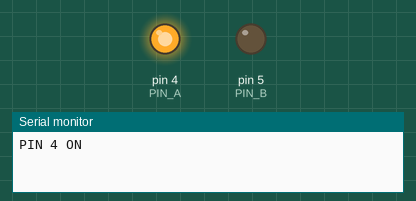
A sketch run on a simulated Arduino Uno, built with avr-gcc and run on an emulated ATmega328P. Shown: output pins drawn as LEDs (lit = HIGH), the last lines printed to the serial monitor.

Above: at 0.5 s.
At 2.7 s:
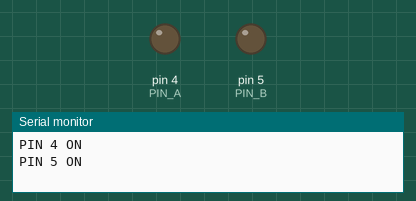
At 5.0 s:
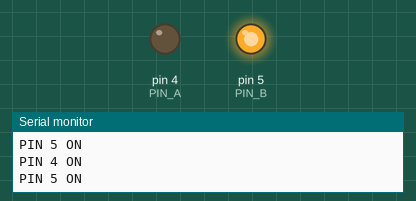
Timing chart, 0 to 6.9 s (numbered marks = the images above):
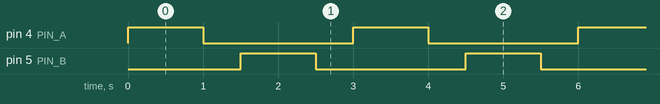

Measured:
- by itself, pin 4 (PIN_A), pin 5 (PIN_B): alternates HIGH for 1.0 s and LOW for 2.0 s
- by itself, everything shown: repeats every 3.0 s, in 4 steps

The sketch:

find_relay_pin.ino
```cpp
#define PIN_A 4
#define PIN_B 5

void setup() {
  Serial.begin(9600);
  pinMode(PIN_A, OUTPUT);
  pinMode(PIN_B, OUTPUT);
  digitalWrite(PIN_A, LOW);
  digitalWrite(PIN_B, LOW);
}

void loop() {
  Serial.println("PIN 4 ON");
  digitalWrite(PIN_A, HIGH);
  delay(1000);
  digitalWrite(PIN_A, LOW);
  delay(500);

  Serial.println("PIN 5 ON");
  digitalWrite(PIN_B, HIGH);
  delay(1000);
  digitalWrite(PIN_B, LOW);
  delay(500);
}
```
